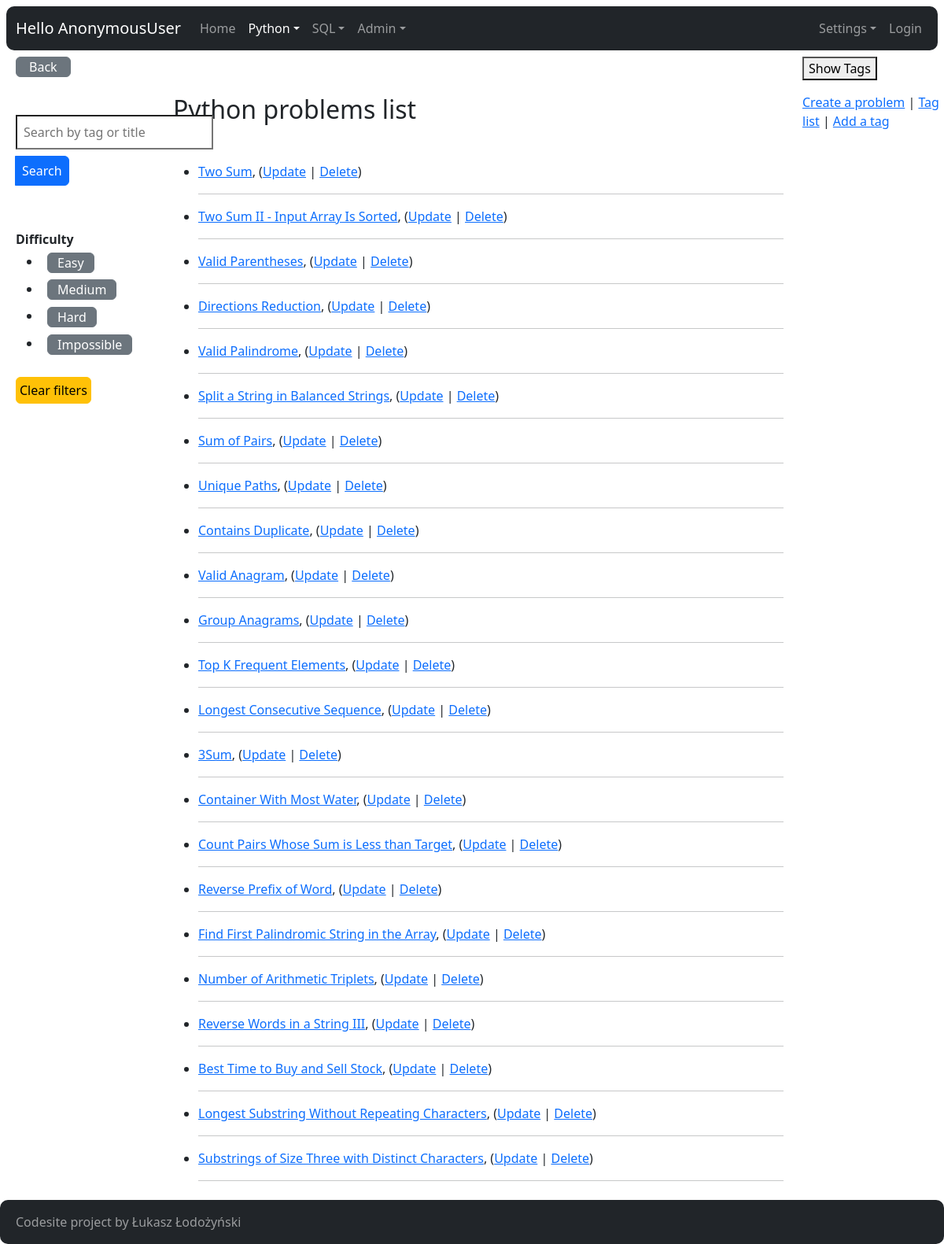
The app's page /python/, older data.
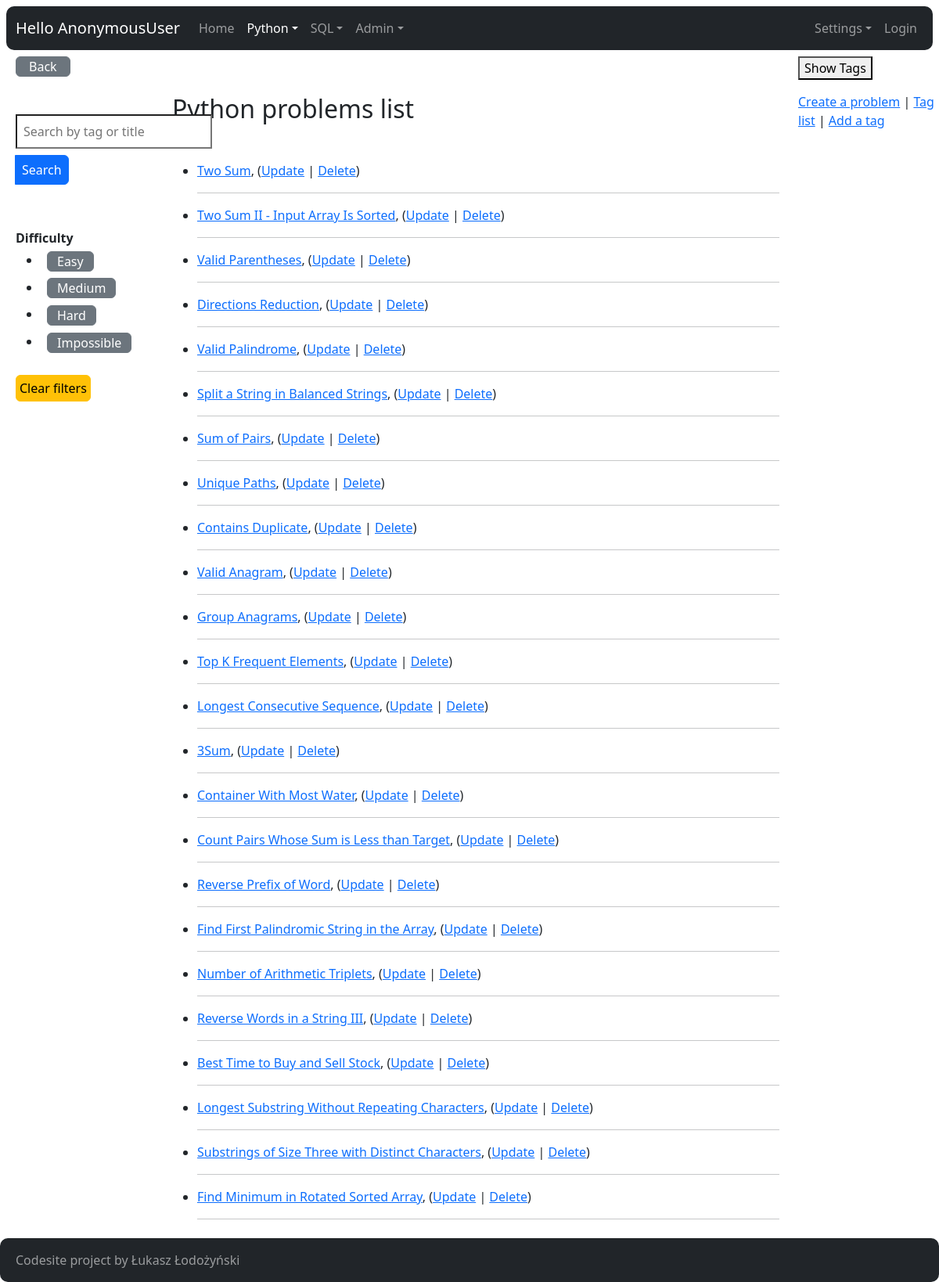
The same page, newer data.
### python_problems/models.py (models this page shows, shortened)
class Difficulty(models.Model):
    name = models.CharField(max_length=16)
    class Meta:
        verbose_name_plural = "Difficulties"

class Problem(models.Model):
    tags = models.ManyToManyField("Tag")
    title = models.CharField(max_length=200)
    difficulty = models.ForeignKey(
        Difficulty, related_name="problems_difficulty", on_delete=models.DO_NOTHING)
    time_complexity = models.ForeignKey(
        Complexity, related_name="problems_time_complexity", on_delete=models.DO_NOTHING)
    space_complexity = models.ForeignKey(
        Complexity, related_name="problems_space_complexity", on_delete=models.DO_NOTHING)
    url = models.CharField(max_length=200)
    description = models.TextField(blank=False, null=False)
    is_solved = models.BooleanField(default=False)
    solution = models.TextField(blank=True, null=True)
    testcase = models.TextField(blank=True, null=True)

### python_problems/views.py (the view)
# urls.py: path("", views.ProblemIndexView.as_view(), name="index"),
class ProblemIndexView(ListView):
    model = Problem
    def get_context_data(self, **kwargs):
        context = super(ProblemIndexView, self).get_context_data(**kwargs)
        query = self.request.GET.get("query", "")
        problem_list = self.model.objects.all()
        difficulty_list = Difficulty.objects.all()
        difficulty_id = self.request.GET.get('difficulty', 0)
        if difficulty_id:
            problem_list = problem_list.filter(difficulty__id=difficulty_id)
        if query:
            problem_list = problem_list.filter(
                Q(tags__name__icontains=query) | Q(title__icontains=query)).distinct()
        context["problem_list"] = problem_list
        context["query"] = query
        context["difficulty_list"] = difficulty_list
        context["difficulty_id"] = int(difficulty_id)
        return context

### core/context_processors.py (called while the page is built)
def settings(request):
    return {
        'settings': django_settings,
    }

### python_problems/models.py (called while the page is built)
    def __str__(self):
        return self.name

### python_problems/templates/python_problems/problem_list.html (shortened to what this page needs)
{% extends "core/base.html" %}
{% block content %}
  <div class="container-fluid m-2">
    <div class="row">
      <div class="col-md-2">
        <a href="/" class="btn btn-secondary px-3 py-0 mb-5">Back</a>
        <form method="get" action="{% url 'python_problems:index' %}">
          <div class="input-group mb-5">
            <input name="query"
                   class="px-2 py-2 mb-2"
                   type="text"
                   value="{{ query }}"
                   placeholder="Search by tag or title">
            <button class="btn btn-primary mb-2 px-2" type="submit">Search</button>
          </div>
        </form>
        <strong>Difficulty</strong>
        <ul>
          {% for difficulty in difficulty_list %}
            <li class="py-1 px-2 {% if difficulty.id == difficulty_id %}text-warning{% endif %}">
              <a href="{% url 'python_problems:index' %}?query={{ query }}&difficulty={{ difficulty.id }}"
                 class="btn btn-secondary py-0 {% if difficulty.id == difficulty_id %}text-warning{% endif %}">{{ difficulty.name }}</a>
            </li>
          {% endfor %}
        </ul>
        <a class="btn btn-warning mb-2 mt-2 p-1"
           href="{% url 'python_problems:index' %}"
           role="button">Clear filters</a>
      </div>
      <div class="col-md-8">
        <div class="mb-5 mt-5">
          <h2>Python problems list</h2>
        </div>
        {% if problem_list %}
          <ul>
            {% for problem in problem_list %}
              <li>
                <div {color: green} class="problem-container flex ">
                  <a href="{% url 'python_problems:detail' problem.id %}">{{ problem.title }}</a>,
                  (<a href="{% url 'python_problems:problem-update' problem.id %}">Update</a> |
                  <a href="{% url 'python_problems:problem-delete' problem.id %}">Delete</a>)
                </div>
                <hr>
              </li>
            {% endfor %}
          </ul>
        {% else %}
          <p>No python problems available.</p>
        {% endif %}
      </div>
      <div class="col-md-2">
        <div class="row">
          <div>
            <button onclick="toggleTags()" class="btn-secondary ms-0 mb-3">Show Tags</button>
          </div>
        </div>
        <div class="row">
          <div>
            <a href="create/">Create a problem</a> |
            <a href="tag/">Tag list</a> |
            <a href="tag/create/">Add a tag</a>
          </div>
        </div>
      </div>
    </div>
  {% endblock content %}

Row changes from the older to the newer data that the page shows:
added Problem: title "Find Minimum in Rotated Sorted Array"
